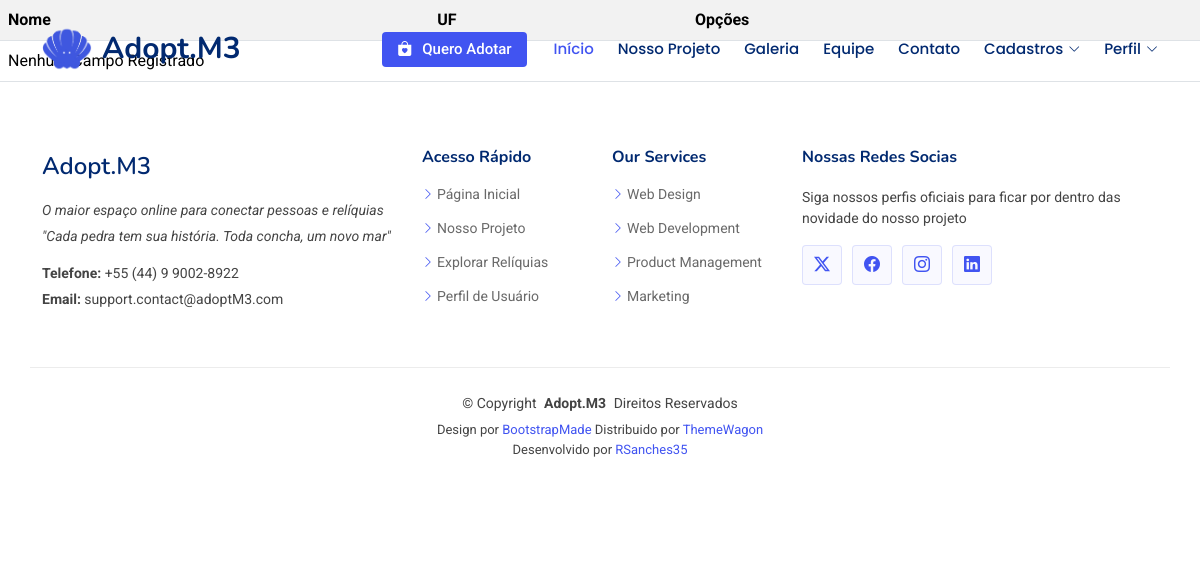
The app's page /records/list/state, older data.
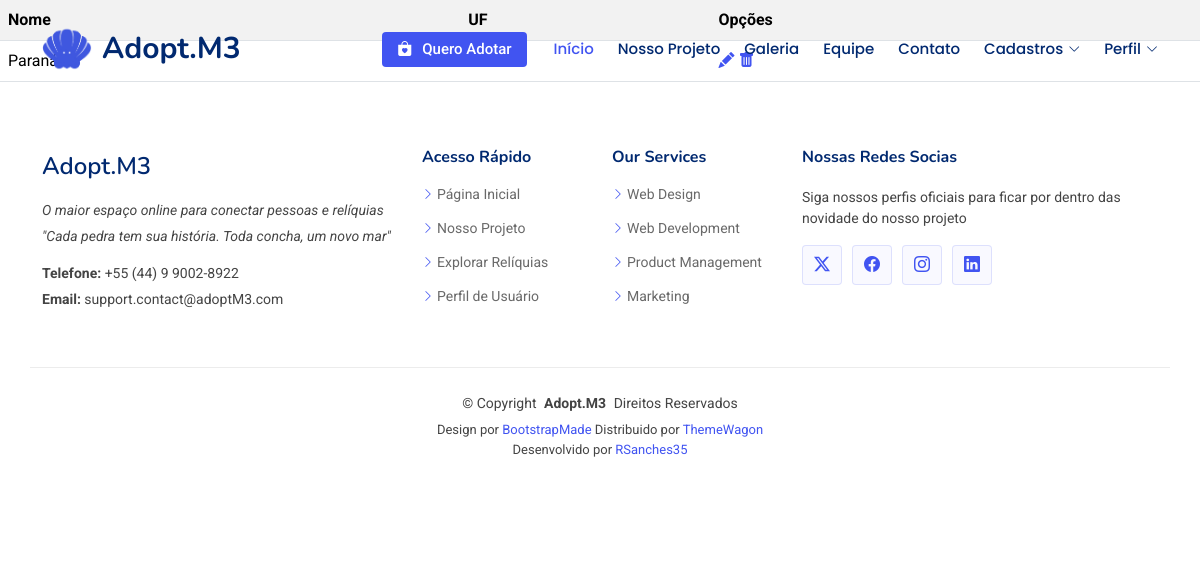
The same page, newer data.
### records/models.py (models this page shows, shortened)
class State(models.Model):
    name = models.CharField(max_length=80)
    uf = models.CharField(max_length=2)

### records/views.py (the view)
# urls.py: path('list/state', StateList.as_view(), name='records-ListState'),
class StateList(ListView):
    model = State
    template_name = 'records/lists/state.html'

### records/templates/records/lists/state.html (shortened to what this page needs)
{% extends 'pages/model.html' %}
{% load static %}
{% block MainContent %}
<div class="table-responsive">
    <table class="table table-striped">
        <tr>
            <th>Nome</th>
            <th>UF</th>
            <th>Opções</th>
        </tr>
        {% for state in object_list %}
        <tr>
            <td> {{ state.name }} </td>
            <td> {{ state.uf }} </td>
            <td>
                <a href="{% url 'records-UpdateState' state.pk %}"><i class="bi bi-pencil-fill"></i></a>
                <a href="{% url 'records-DeleteState' state.pk %}"><i class="bi bi-trash-fill"></i></a>
            </td>
        </tr>
        {% empty %}
        <tr>
            <td colspan="3">Nenhum Campo Registrado</td>
        </tr>
        {% endfor %}
    </table>
</div>
{% endblock %}

Row changes from the older to the newer data that the page shows:
added State: name "Paraná"
Text that changed along with them:
text no longer shown: "Nenhum Campo Registrado"
